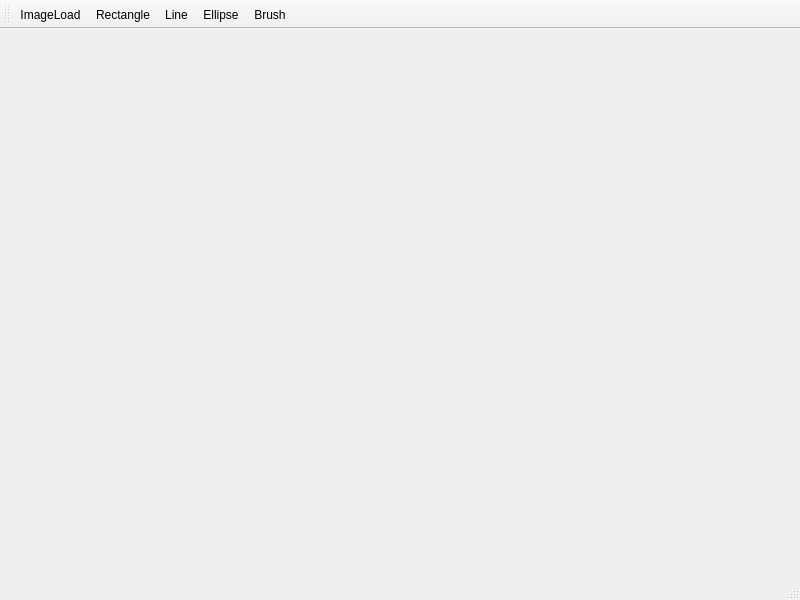
<?xml version="1.0" encoding="UTF-8"?>
<ui version="4.0">
 <class>MainWindow</class>
 <widget class="QMainWindow" name="MainWindow">
  <property name="geometry">
   <rect>
    <x>0</x>
    <y>0</y>
    <width>800</width>
    <height>600</height>
   </rect>
  </property>
  <property name="windowTitle">
   <string>MainWindow</string>
  </property>
  <widget class="QWidget" name="centralwidget">
   <widget class="QWidget" name="verticalLayoutWidget">
    <property name="geometry">
     <rect>
      <x>100</x>
      <y>10</y>
      <width>691</width>
      <height>551</height>
     </rect>
    </property>
    <layout class="QVBoxLayout" name="verticalLayout"/>
   </widget>
  </widget>
  <widget class="QMenuBar" name="menubar">
   <property name="geometry">
    <rect>
     <x>0</x>
     <y>0</y>
     <width>800</width>
     <height>17</height>
    </rect>
   </property>
  </widget>
  <widget class="QStatusBar" name="statusbar"/>
  <widget class="QToolBar" name="toolBar">
   <property name="windowTitle">
    <string>toolBar</string>
   </property>
   <attribute name="toolBarArea">
    <enum>TopToolBarArea</enum>
   </attribute>
   <attribute name="toolBarBreak">
    <bool>false</bool>
   </attribute>
   <addaction name="actionImageLoad"/>
   <addaction name="actionRectangle"/>
   <addaction name="actionLine"/>
   <addaction name="actionEllipse"/>
   <addaction name="actionBrush"/>
  </widget>
  <action name="actionImageLoad">
   <property name="text">
    <string>ImageLoad</string>
   </property>
  </action>
  <action name="actionRectangle">
   <property name="text">
    <string>Rectangle</string>
   </property>
  </action>
  <action name="actionLine">
   <property name="text">
    <string>Line</string>
   </property>
  </action>
  <action name="actionEllipse">
   <property name="text">
    <string>Ellipse</string>
   </property>
  </action>
  <action name="actionBrush">
   <property name="text">
    <string>Brush</string>
   </property>
  </action>
 </widget>
 <resources/>
 <connections/>
</ui>
